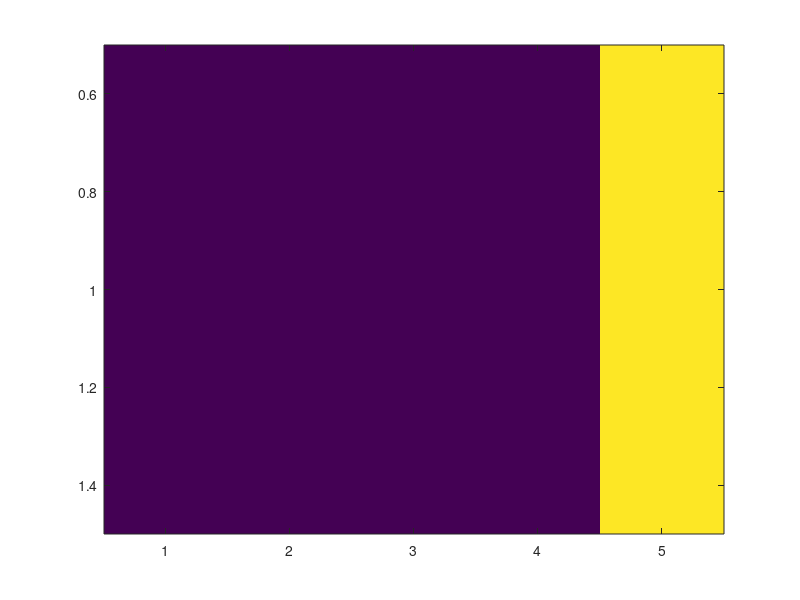

Write the MATLAB code that produced this figure.
%{
This function implements the 1-D Ising model. Ising Model is a mathematical
model of ferromagnetism in statistical mechanics. The simulation uses the
metropolis algorithm. This function specifically simulates the lattice
model
%}

%Prompt the user to enter the number of rows
nrows = input('Please enter the number of rows: ');
spinarr = randi(2,1,nrows)*2 - 3; %creates a lattice of spins. Randomly created
imagesc(spinarr); %Displays the image with scaled colors of the generated spins

J=-1; %interaction energy of spins
T=3; %the value of the temperature
r=rand; %random number between 0 and 1

%Chooses the initial micro state and carries out a flip trial.
%It also chooses a random spin inside the lattice and locates the top,
%bottom, right and left neighbors
for i=1:30*nrows
    randcol=randi(nrows,1);
    randrow=randi(1,1);
    if (randcol==1)
        coll=nrows;
    else
        coll=randcol-1;
    end
    if (randcol==nrows)
        colr=1;
    else
        colr=randcol+1;
    end
    
    %calculates the total energy of the I-D system if a flip occurred
    E=J*spinarr(randrow,randcol)*spinarr(randrow,coll)+J*spinarr(randrow,randcol)*spinarr(randrow,colr);
    
    %if the total energy, E is less than zero, then accept the flips
    if (E<=0) %Note this code was written before as 'if(E>=0') 
        spinarr(randrow,randcol)=-spinarr(randrow,randcol);
    %otherwise, calculate the value of p. If p is greater than the value of r, then accept
    %the trials, otherwise, reject the flips
    else
        p=exp(E/T); %the probabilty of the energy change, E
        if (p>=r) %accept the flips
            spinarr(randrow,randcol)=-spinarr(randrow,randcol);
        else %reject the flips
            spinarr(randrow,randcol)=spinarr(randrow,randcol);
        end
    end
end
imagesc(spinarr); %displays the scaled colored image          
            
    
